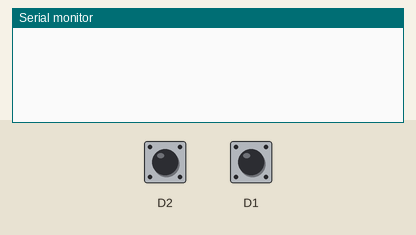
Recording of a sketch running on a simulated ESP8266 (NodeMCU). On the bench: the last lines printed to the serial monitor. The inputs (shaded band) are chosen by the test bench; at power-on: D2 HIGH, D1 HIGH. EEPROM starts erased.

Above: at 1.2 s.
1.3 s: D2 pulled LOW for 0.15 s
At 2.6 s:
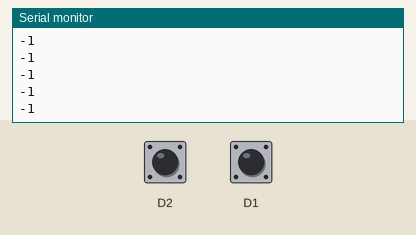
2.9 s: D1 pulled LOW for 0.15 s
At 3.9 s:
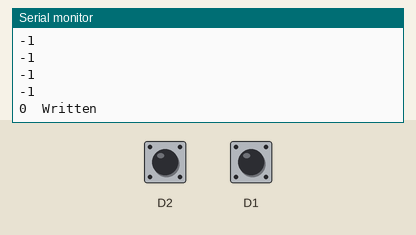
4.9 s: D2 pulled LOW for 1 s
At 7.0 s:
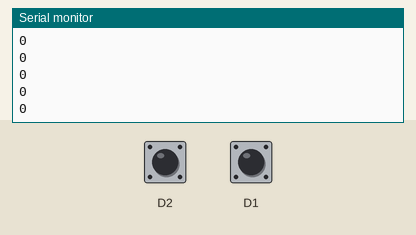
7.4 s: D1 pulled LOW for 1 s
At 9.0 s:
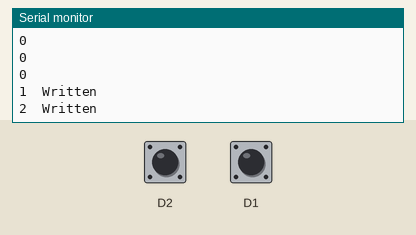

The sketch:

test_eeprom_esp8266.ino
```cpp
#include <EEPROM.h>
int data1;
int eeAddress = 0;

void setup() {
  pinMode(D1, INPUT_PULLUP);
  pinMode(D2, INPUT_PULLUP);

  Serial.begin(9600);
  while(!Serial){;}
  EEPROM.begin(512);
//  EEPROM.get(eeAddress, data1);
}

void loop() {

  boolean tombol1 = digitalRead(D1);
  boolean tombol2 = digitalRead(D2);

  if (tombol1 == 0){
    delay(500);
    data1++;
    Serial.print(data1);
    Serial.print("\t");
    EEPROM.put(eeAddress, data1);
    EEPROM.commit();
    Serial.println("Written");
    }
  else if(tombol2 == 0){
    EEPROM.get(eeAddress, data1);
    Serial.println(data1);
  }

}
```

Measured:
- after the input at 1.3 s, the serial monitor: prints a new line at once (image 1)
- after the input at 2.9 s, the serial monitor: prints a new line after 0.50 s (image 2)
- after the input at 4.9 s, the serial monitor: prints a new line at once (image 3)
- after the input at 7.4 s, the serial monitor: prints a new line after 0.50 s (image 4)
